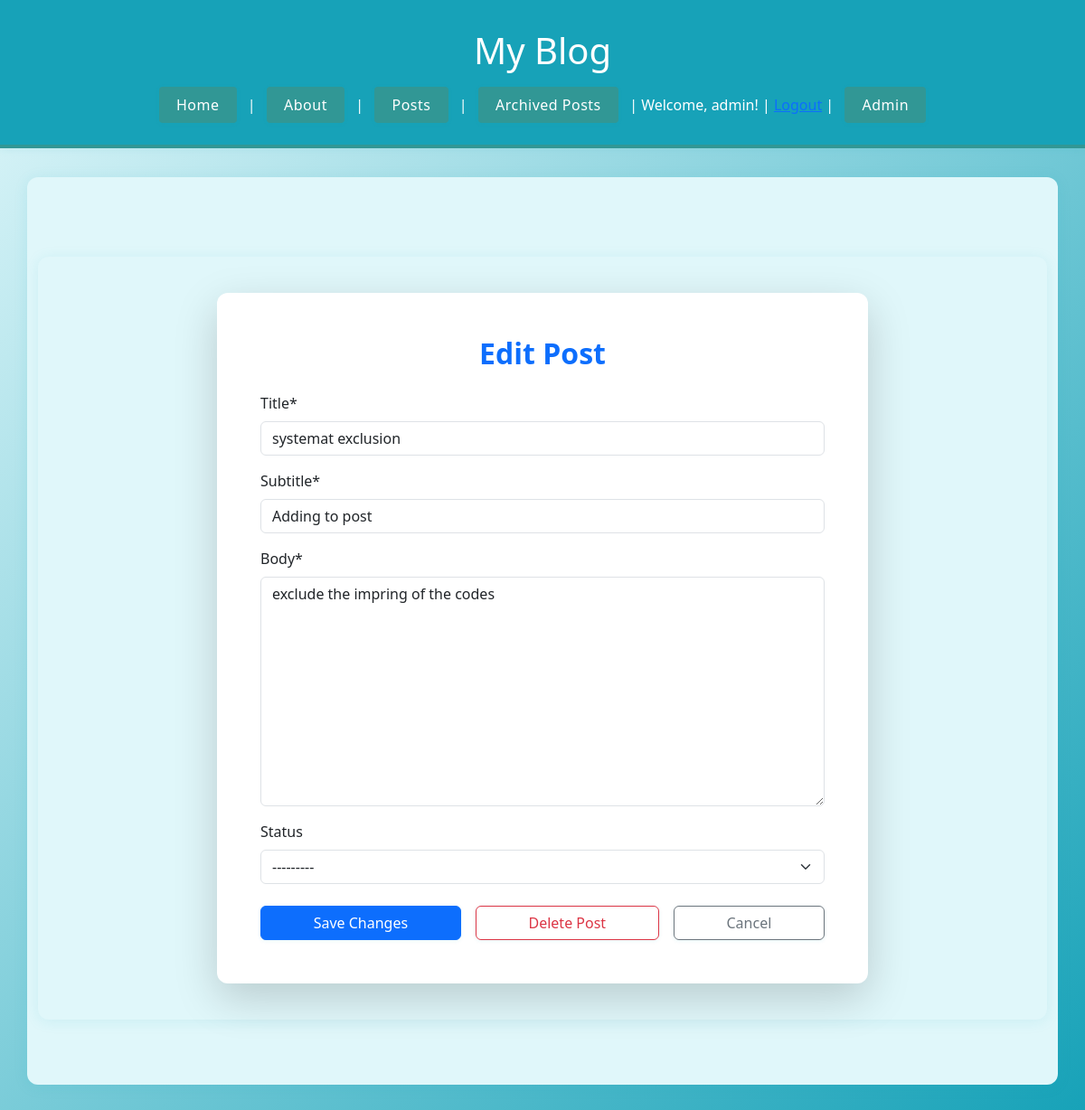
Page /posts/3/edit/ (signed in) on the committed database.
### posts/models.py (models this page shows, shortened)
class Post(models.Model):
	title = models.CharField(max_length=128)
	subtitle = models.CharField(max_length=256)
	body = models.TextField()
	created_on = models.DateTimeField(auto_now_add=True)
	author = models.ForeignKey(
		get_user_model(),
		on_delete=models.CASCADE
	)
	status = models.ForeignKey(
		Status,
		on_delete=models.DO_NOTHING,
		null=True,
		blank=True,
		related_name='posts'
	)

### posts/views.py (the view)
# urls.py: path('<int:pk>/edit/', PostUpdateView.as_view(), name='post_edit'),
class PostUpdateView(LoginRequiredMixin, UpdateView):
	template_name = "posts/edit.html"
	model = Post
	fields = ["title", "subtitle", "body", "status"]
	success_url = reverse_lazy("post_list")
	def get_queryset(self):
		return Post.objects.all()

### posts/models.py (called while the page is built)
	def __str__(self):
		return f"{self.name}"

### templates/posts/edit.html (shortened to what this page needs)
{% extends 'base.html' %}
{% load crispy_forms_tags %}
{% block content %}
<div class="container mt-5">
  <div class="row justify-content-center">
    <div class="col-lg-8">
      <div class="card shadow-lg border-0">
        <div class="card-body p-5">
          <h2 class="card-title mb-4 text-center fw-bold text-primary">Edit Post</h2>
          <form method="post" class="needs-validation" novalidate>
            {{ form|crispy }}
            <div class="d-flex gap-3 mt-4">
              <button type="submit" class="btn btn-primary flex-fill">Save Changes</button>
              <a href="{% url 'post_delete' post.id %}" class="btn btn-outline-danger flex-fill">Delete Post</a>
              <a href="{% url 'post_list' %}" class="btn btn-outline-secondary flex-fill">Cancel</a>
            </div>
          </form>
        </div>
      </div>
    </div>
  </div>
</div>
{% endblock %}

### templates/base.html (shortened to what this page needs)
<!DOCTYPE html>
<html lang="en">
<head>
    {% load static %}
    <link rel="stylesheet" href="{% static 'css/style.css' %}">
    <link href="https://cdn.jsdelivr.net/npm/bootstrap@5.3.0/dist/css/bootstrap.min.css" rel="stylesheet">
</head>
<body>
    <div class="header">
        <h1>My Blog</h1>
        <nav>
            <a href="/">Home</a> |
            <a href="/about/">About</a> |
            <a href="/posts/">Posts</a> |
            <a href="/posts/archived/">Archived Posts</a> |
            {% if user.is_authenticated %}
                <span>Welcome, {{ user.username }}!</span> |
                <form action="/accounts/logout/" method="post" style="display:inline;">
                    <button type="submit" style="background:none;border:none;padding:0;margin:0;color:#0d6efd;text-decoration:underline;cursor:pointer;">Logout</button>
                </form> |
            {% else %}
                <a href="/accounts/login/">Login</a> |
                <a href="/accounts/signup/">Sign Up</a> |
            {% endif %}
            <a href="/admin/">Admin</a>
        </nav>
    </div>
    <div class="container">
        {% block content %}{% endblock %}
    </div>
</body>
</html>

### static/css/style.css (style rules this page uses)
body { font-family: 'Segoe UI', Arial, sans-serif; background: linear-gradient(135deg, #e0f7fa 0%, #17a2b8 100%); margin: 0; padding: 0; min-height: 100vh; color: #234e52; }
.header { background: #17a2b8; color: #fff; padding: 2rem 0 1.5rem 0; text-align: center; border-bottom: 4px solid #319795; box-shadow: 0 2px 8px rgba(23,162,184,0.08); }
.header nav { margin-top: 1rem; }
.header nav a { display: inline-block; margin: 0 0.5rem; padding: 0.5rem 1.2rem; color: #fff; background: #319795; border-radius: 4px; text-decoration: none; font-weight: 500; letter-spacing: 0.5px; transition: background 0.2s, color 0.2s, box-shadow 0.2s; box-shadow: 0 1px 4px rgba(23,162,184,0.10); }
.container { max-width: 900px; margin: 2rem auto; background: #e0f7fa; box-shadow: 0 2px 16px rgba(23,162,184,0.10); border-radius: 12px; padding: 2.5rem 2rem; }
.card { border-radius: 12px !important; border: 1px solid #17a2b8; box-shadow: 0 2px 12px rgba(23,162,184,0.10); transition: box-shadow 0.2s; background: #fff; }
.btn { font-weight: 500; border-radius: 6px; transition: box-shadow 0.2s, background 0.2s, color 0.2s; box-shadow: 0 1px 4px rgba(23,162,184,0.10); background: #17a2b8; color: #fff; border: none; }

### rows in the picture
Post: title "systemat exclusion", subtitle "Adding to post", body "exclude the impring of the codes", status "---------"

### other values in the picture
{{ user.username }} "admin"
